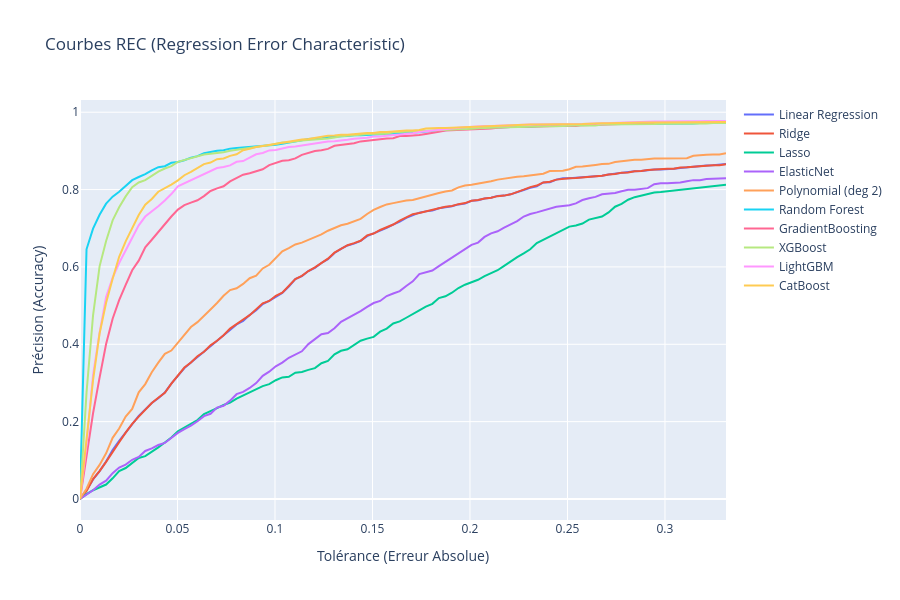

Here is the notebook cell this chart was saved with:
### Markdown cell above
## REC Curve (Regression Error Characteristic)
La courbe REC permet de visualiser la performance du modèle en traçant le pourcentage de prédictions correctes pour une tolérance d'erreur donnée.

### Code cell
def plot_rec_curve(models, X, y):
    fig = go.Figure()
    tolerances = np.linspace(0, y.max()*0.1, 100)
    
    for name, model in models.items():
        preds = model.predict(X)
        errors = np.abs(y - preds)
        acc = [np.mean(errors <= t) for t in tolerances]
        fig.add_trace(go.Scatter(x=tolerances, y=acc, mode='lines', name=name))
        
    fig.update_layout(title='Courbes REC (Regression Error Characteristic)',
                      xaxis_title='Tolérance (Erreur Absolue)',
                      yaxis_title='Précision (Accuracy)',
                      height=600)
    fig.show()

plot_rec_curve(res_reg, X_val, y_val)
